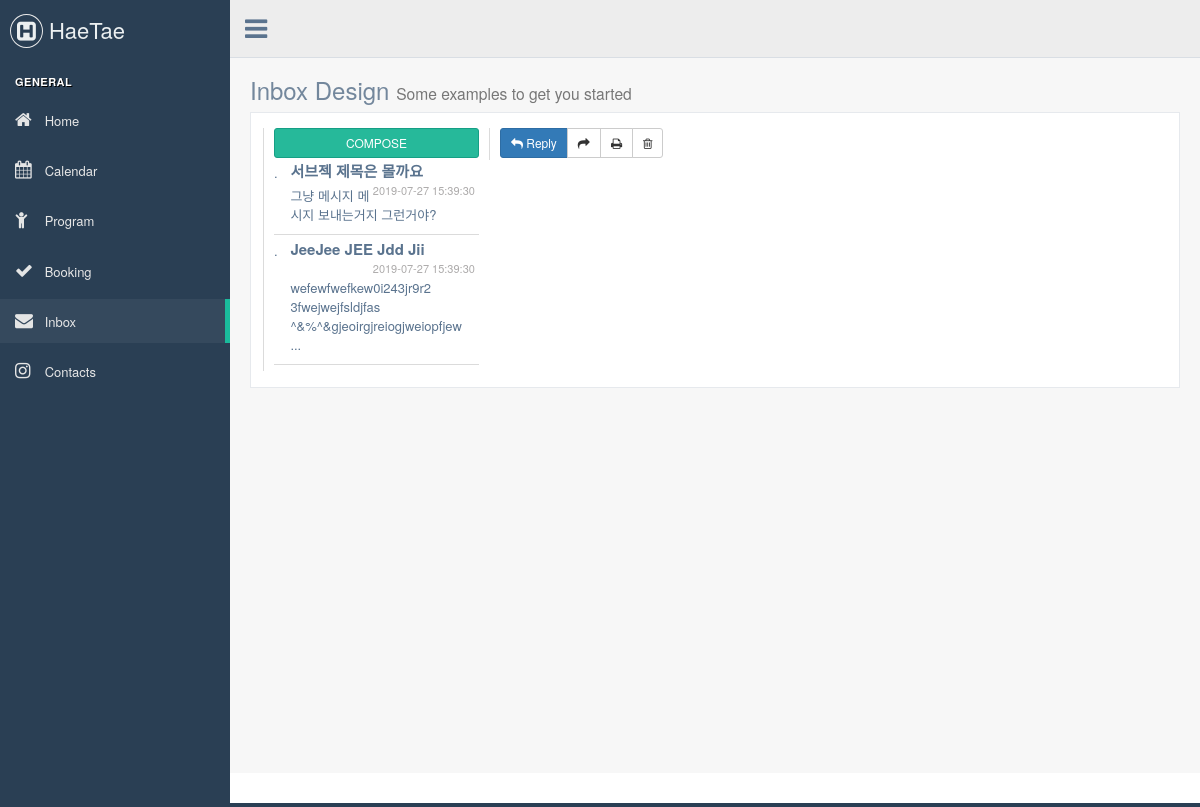
The app's page /admin/inbox.php with its own data.
### tables this page shows
CREATE TABLE `inbox` (
  `pk` int(11) NOT NULL,
  `name` text NOT NULL,
  `email` text NOT NULL,
  `subject` mediumtext NOT NULL,
  `message` longtext NOT NULL,
  `create_time` datetime NOT NULL DEFAULT CURRENT_TIMESTAMP
);

### src/admin/inbox.php (the view, shortened to what this page needs)
<?php
$conn = mysqli_connect(
    'localhost',
    'root',
    'q1w2e3r4',
    'hmong');
$sql = "SELECT * FROM inbox";
$result = mysqli_query($conn, $sql);
$email_list = '';
while ($row = mysqli_fetch_array($result)) {
    $message = '';
    if (mb_strlen($row['message'], 'utf-8') > 70) {
        $message = substr($row['message'], 0, 70)." ...";
    } else {
        $message = $row['message'];
    }
    $email_list = $email_list
        . "<a href='javascript:openMail({$row['pk']});'>
                <div class='mail_list'>
                    <div class='left'>
                        .
                    </div>
                    <div class='right'>
                        <h3>{$row['subject']} <small>{$row['create_time']}</small></h3>
                        <p>$message</p>
                    </div>
                </div>
            </a>";
}
?>
<!DOCTYPE html>
<html lang="en">
<head>
    <link href="../vendors/bootstrap/dist/css/bootstrap.min.css" rel="stylesheet">
    <link href="../vendors/font-awesome/css/font-awesome.min.css" rel="stylesheet">
    <link href="../vendors/nprogress/nprogress.css" rel="stylesheet">
    <link href="../vendors/google-code-prettify/bin/prettify.min.css" rel="stylesheet">
    <link href="../build/css/custom.min.css" rel="stylesheet">
</head>
<body class="nav-md">
<div class="container body">
    <div class="main_container">
        <?php include("include/top_navigation.php"); ?>
        <div class="right_col" role="main">
            <div class="">
                <div class="page-title">
                    <div class="title_left">
                        <h3>Inbox Design <small>Some examples to get you started</small></h3>
                    </div>
                    <div class="title_right">
                        <div class="col-md-5 col-sm-5 col-xs-12 form-group pull-right top_search">
                        </div>
                    </div>
                </div>
                <div class="clearfix"></div>
                <div class="row">
                    <div class="col-md-12">
                        <div class="x_panel">
                            <div class="x_content">
                                <div class="row">
                                    <div class="col-sm-3 mail_list_column">
                                        <button id="compose" class="btn btn-sm btn-success btn-block" type="button">
                                            COMPOSE
                                        </button>
                                        <?= $email_list; ?>
                                    </div>
                                    <div class="col-sm-9 mail_view">
                                        <div class="inbox-body">
                                            <div class="mail_heading row">
                                                <div class="col-md-8">
                                                    <div class="btn-group">
                                                        <button class="btn btn-sm btn-primary" type="button"><i
                                                                    class="fa fa-reply"></i> Reply
                                                        </button>
                                                        <button class="btn btn-sm btn-default" type="button"
                                                                data-placement="top" data-toggle="tooltip"
                                                                data-original-title="Forward"><i
                                                                    class="fa fa-share"></i></button>
                                                        <button class="btn btn-sm btn-default" type="button"
                                                                data-placement="top" data-toggle="tooltip"
                                                                data-original-title="Print"><i class="fa fa-print"></i>
                                                        </button>
                                                        <button class="btn btn-sm btn-default" type="button"
                                                                data-placement="top" data-toggle="tooltip"
                                                                data-original-title="Trash"><i
                                                                    class="fa fa-trash-o"></i></button>
                                                    </div>
                                                </div>
                                                <div id="create_time" class="col-md-4 text-right">
                                                </div>
                                                <div id="subject" class="col-md-12">
                                                </div>
                                            </div>
                                            <div class="sender-info">
                                                <div class="row">
                                                    <div id="name" class="col-md-12">
                                                    </div>
                                                </div>
                                            </div>
                                        </div>
                                    </div>
                                </div>
                            </div>
                        </div>
                    </div>
                </div>
            </div>
        </div>
        <footer>
        </footer>
    </div>
</div>
</body>
</html>

### records on screen
inbox: subject "서브젝 제목은 몰까요", create_time "2019-07-27 15:39:30", message "그냥 메시지 메시지 보내는거지 그런거야?"
inbox: subject "JeeJee JEE Jdd Jii", create_time "2019-07-27 15:39:30", message "wefewfwefkew0i243jr9r2 3fwejwejfsldjfas ^&%^&gjeoirgjreiogjweiopfjew ..."
